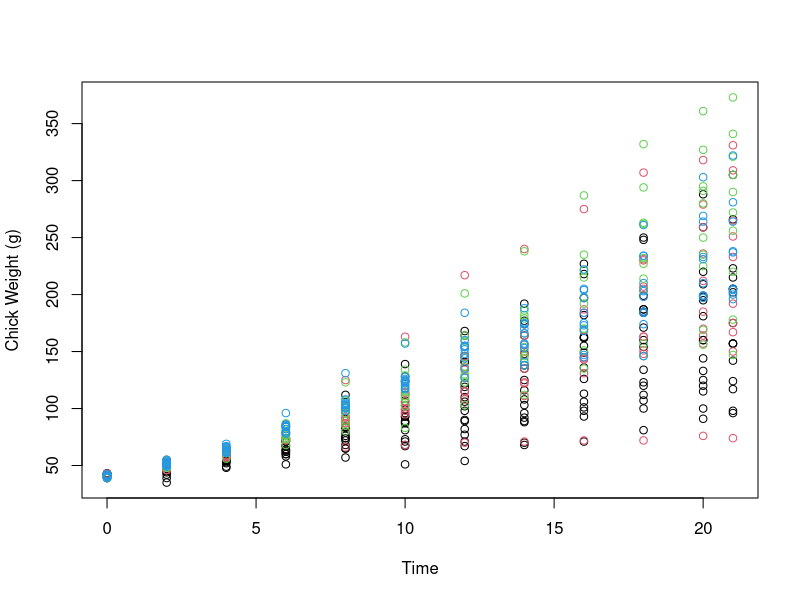
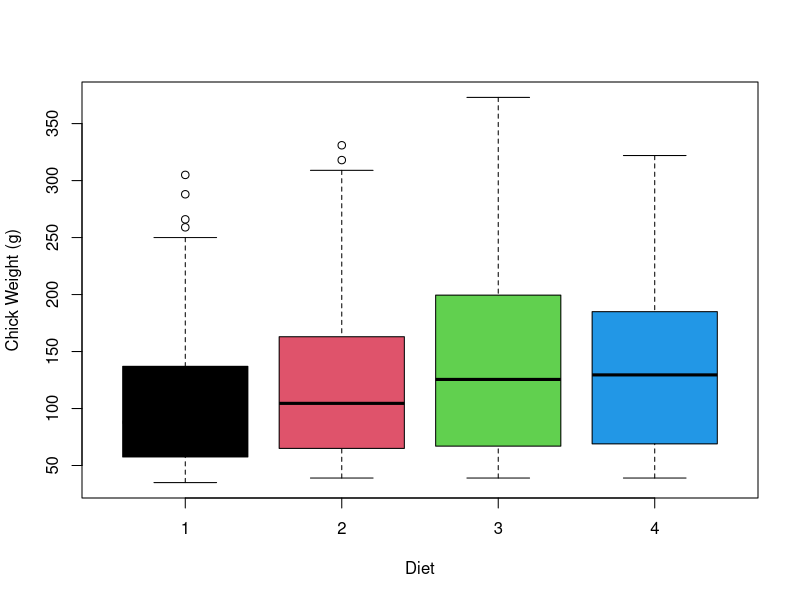
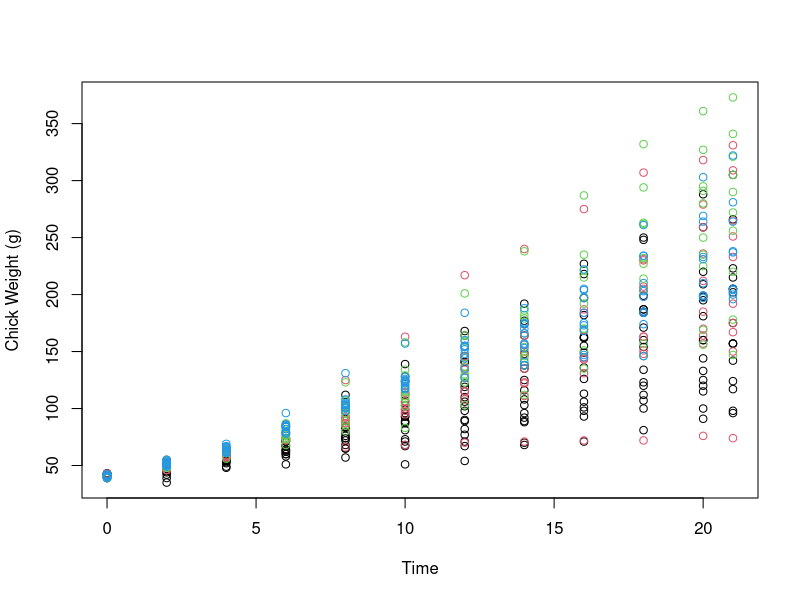
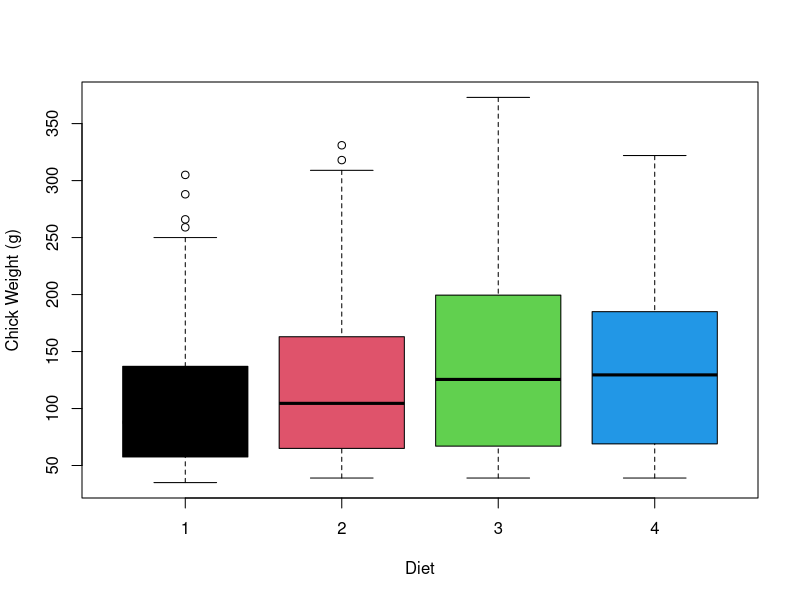

Reproduce these figures in R, in order.
## ---- chunk 1
#######################
# Set up
#######################

knitr::opts_chunk$set(
  collapse = TRUE,
  comment = "#>"
)
include_solutions <- TRUE
## ---- chunk 2
require(rmarkdown)
require(knitr)
require(kableExtra)
# Put any library imports and other preamble here.
## ---- chunk 3
#######################
# Setting up chick weight
#######################

#setting up the chick data
chicks <- ChickWeight
## ---- chunk 4
#| layout-ncol: 2
#| label: fig-distribution-plots
#| fig-cap: "Two example plots relating to the chick weight"
#| fig-subcap: 
#|   - "Chick weight over time."
#|   - "Chick weight by diet"

#Plotting chick weight over time
plot(x = chicks$Time, 
     y = chicks$weight,
     ylab = "Chick Weight (g)", 
     xlab = "Time",
    col = factor(chicks$Diet))

#Plotting chick weight by diet
plot(x = chicks$Diet, 
     y = chicks$weight,
     ylab = "Chick Weight (g)", 
     xlab = "Diet",
    col = c(1:4))
## ---- chunk 5
#| label: fig-weight-time
#| fig-cap: "Scatter plot of chick weight over time."
plot(x = chicks$Time, 
     y = chicks$weight,
     ylab = "Chick Weight (g)", 
     xlab = "Time",
    col = factor(chicks$Diet))
## ---- chunk 6
#| label: fig-weight-diet
#| fig-cap: "Scatter plot of chick weight by diet."

#Plotting chick weight over time
plot(x = chicks$Diet, 
     y = chicks$weight,
     ylab = "Chick Weight (g)", 
     xlab = "Diet",
    col = c(1:4))
## ---- chunk 7
#| label: tbl-day-count
#| tbl-cap: "Table of chick numbers by day."
day_counts <- table(chicks$Time)
knitr::kable(day_counts, col.names = c("Day", "Count"))
## ---- chunk 8
#| label: tbl-diet-count
#| tbl-cap: "Table of chick numbers by diet"
day_counts <- table(chicks$Diet)
knitr::kable(day_counts, col.names = c("Diet", "Count"))
## ---- chunk 9
# fit linear model
weight_lm <- lm(formula = weight ~ 1 + Diet, chicks)

# extract coefficients and standard errors
mass_lm_coefficients <- summary(weight_lm)$coefficients[,1:2]
mass_lm_coefficients
